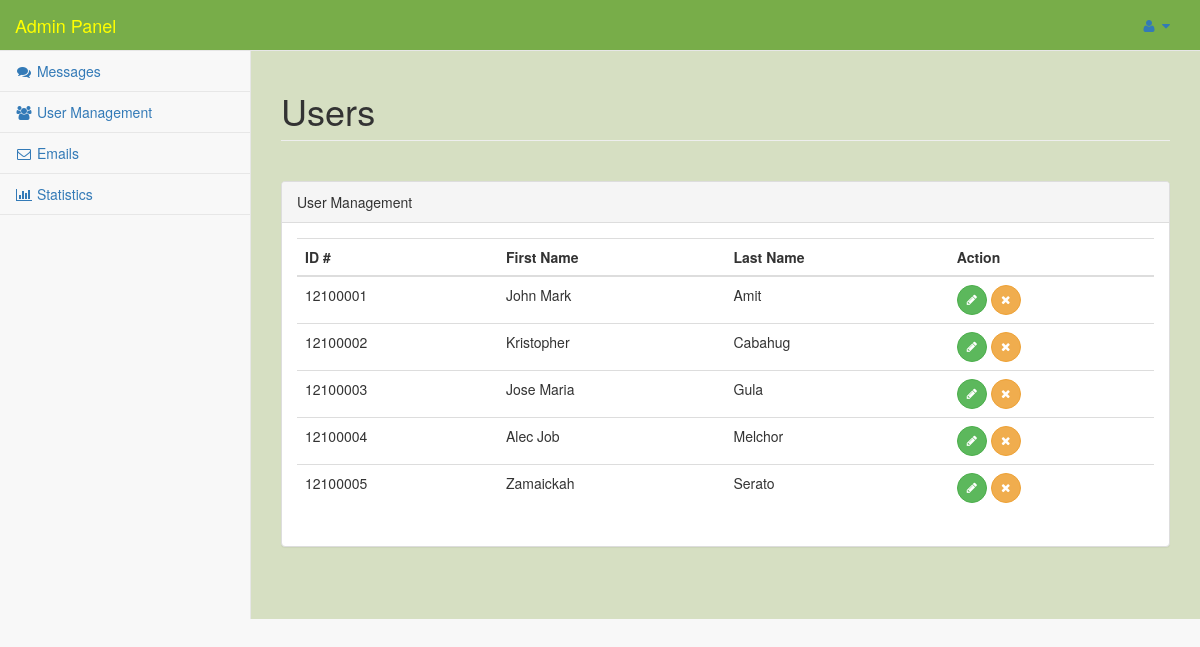
The page /view.php on the database its author committed.
### tables this page shows
CREATE TABLE `users` (
  `userid` int(11) NOT NULL,
  `password` varchar(32) NOT NULL,
  `firstname` varchar(32) NOT NULL,
  `lastname` varchar(32) NOT NULL,
  `profpic` varchar(32) NOT NULL
);

### view.php (the view, shortened to what this page needs)
<!DOCTYPE html PUBLIC "-//W3C//DTD XHTML 1.0 Transitional//EN" "http://www.w3.org/TR/xhtml1/DTD/xhtml1-transitional.dtd">
<html xmlns="http://www.w3.org/1999/xhtml">
<head>
<html>
<head>
    <link href="bower_components/bootstrap/dist/css/bootstrap.min.css" rel="stylesheet">
    <link href="bower_components/metisMenu/dist/metisMenu.min.css" rel="stylesheet">
    <link href="dist/css/timeline.css" rel="stylesheet">
    <link href="dist/css/sb-admin-2.css" rel="stylesheet">
    <link href="bower_components/morrisjs/morris.css" rel="stylesheet">
    <link href="bower_components/font-awesome/css/font-awesome.min.css" rel="stylesheet" type="text/css">
</head>
<body>
<div id="wrapper">
        <nav class="navbar navbar-default navbar-static-top" role="navigation" style="margin-bottom: 0; background-color:#78ad49;">
            <div class="navbar-header">
                <a class="navbar-brand" href="admin.html" style="color:yellow;">Admin Panel</a>
            </div>
            <ul class="nav navbar-top-links navbar-right">
                <li class="dropdown">
                    <a class="dropdown-toggle" data-toggle="dropdown" href="#">
                        <i class="fa fa-user fa-fw"></i>  <i class="fa fa-caret-down"></i>
                    </a>
                </li>
            </ul>
           <div class="navbar-default sidebar" role="navigation">
                <div class="sidebar-nav navbar-collapse">
                    <ul class="nav" id="side-menu">
                         <li>
                            <a href="admin.html"><i class="fa fa-comments fa-fw"></i> Messages</a>
                        </li>
                        <li>
                            <a href="users.php"><i class="fa fa-users fa-fw"></i> User Management</a>
                        </li>
                        <li>
                            <a href="email.html"><i class="fa fa-envelope-o fa-fw"></i> Emails</a>
                        </li>
                        <li>
                            <a href="stats.html"><i class="fa fa-bar-chart-o fa-fw"></i> Statistics</a>
                        </li>
                    </ul>
                </div>
            </div>
        </nav>
        <div id="page-wrapper">
            <div class="row">
                <div class="col-lg-12">
                    <h1 class="page-header">Users</h1>
                </div>
            </div>
            <br>
                <div class="row">
                <div class="col-lg-12">
                    <div class="panel panel-default">
                        <div class="panel-heading">
                            User Management
                        </div>
                        <div class="panel-body">
                            <div class="table-responsive">
                                <table class="table table-hover">
<?php
$result = mysql_query("SELECT * FROM users")
or die(mysql_error());
while($row = mysql_fetch_array( $result )) {
            echo "<tr>";
            echo '<td>' . $row['userid'] . '</td>';
            echo '<td>' . $row['firstname'] . '</td>';
            echo '<td>' . $row['lastname'] . '</td>';
            echo '<td><a href="edit.php?userid=' . $row['userid'] .'">  <button type="button" class="btn btn-success btn-circle"><i class="fa fa-pencil"></i></button></a>
                    <a href="delete.php?userid=' .$row['userid'] .'">  <button type="button" class="btn btn-warning btn-circle"><i class="fa fa-times"></i></button></a>
            </td>';
                   echo "</tr>";
        }
?>
 <thead>
                                        <tr>
                                            <th>ID #</th>
                                            <th>First Name</th>
                                            <th>Last Name</th>
                                            <th>Action</th>
                                        </tr>
                                    </thead>
</body>
</html>

### rows shown on the page
users: userid "12100001", firstname "John Mark", lastname "Amit"
users: userid "12100002", firstname "Kristopher", lastname "Cabahug"
users: userid "12100003", firstname "Jose Maria", lastname "Gula"
users: userid "12100004", firstname "Alec Job", lastname "Melchor"
users: userid "12100005", firstname "Zamaickah", lastname "Serato"
